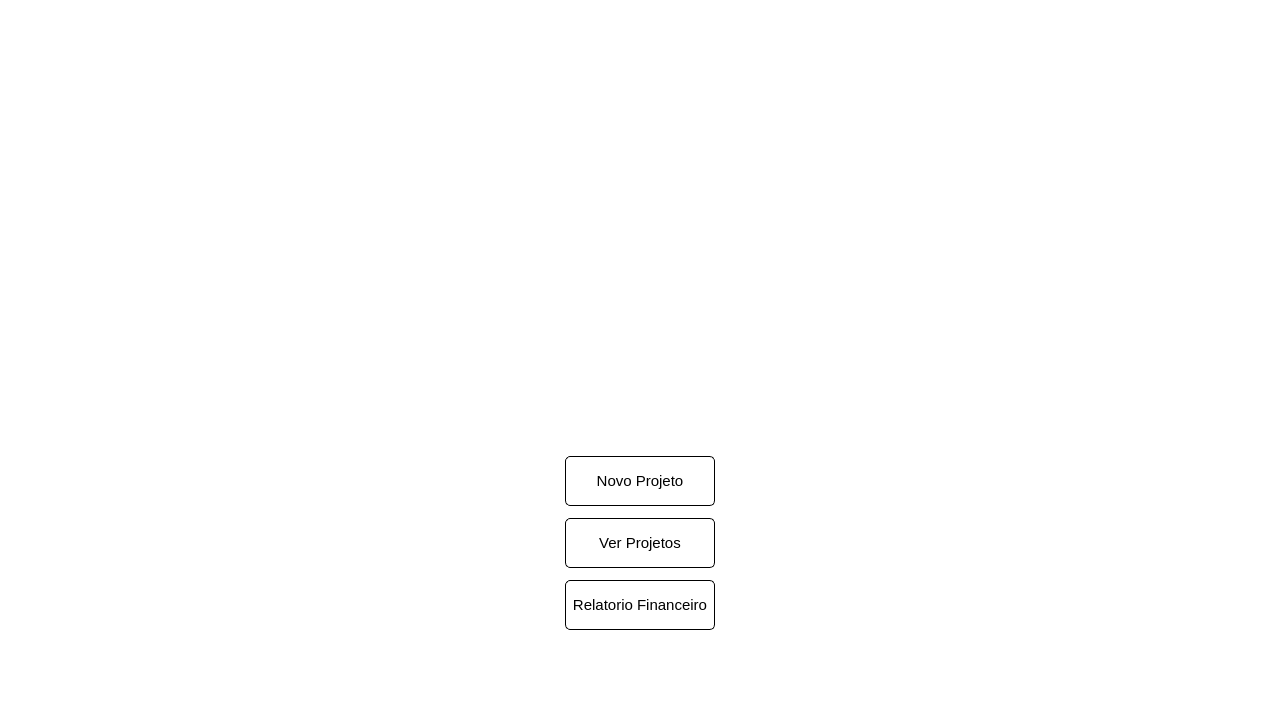
<?xml version="1.0" encoding="UTF-8"?>
<ui version="4.0">
 <class>MainWindow</class>
 <widget class="QMainWindow" name="MainWindow">
  <property name="enabled">
   <bool>true</bool>
  </property>
  <property name="geometry">
   <rect>
    <x>0</x>
    <y>0</y>
    <width>1280</width>
    <height>718</height>
   </rect>
  </property>
  <property name="windowTitle">
   <string>MainWindow</string>
  </property>
  <property name="layoutDirection">
   <enum>Qt::LeftToRight</enum>
  </property>
  <property name="styleSheet">
   <string notr="true">background-color: rgb(255, 255, 255);</string>
  </property>
  <property name="tabShape">
   <enum>QTabWidget::Rounded</enum>
  </property>
  <widget class="QWidget" name="centralwidget">
   <layout class="QVBoxLayout" name="verticalLayout">
    <property name="spacing">
     <number>0</number>
    </property>
    <property name="leftMargin">
     <number>0</number>
    </property>
    <property name="topMargin">
     <number>0</number>
    </property>
    <property name="rightMargin">
     <number>0</number>
    </property>
    <property name="bottomMargin">
     <number>0</number>
    </property>
    <item alignment="Qt::AlignHCenter">
     <widget class="QLabel" name="label">
      <property name="minimumSize">
       <size>
        <width>500</width>
        <height>300</height>
       </size>
      </property>
      <property name="maximumSize">
       <size>
        <width>500</width>
        <height>200</height>
       </size>
      </property>
      <property name="text">
       <string/>
      </property>
      <property name="pixmap">
       <pixmap>assets/logo.jpeg</pixmap>
      </property>
      <property name="scaledContents">
       <bool>true</bool>
      </property>
      <property name="alignment">
       <set>Qt::AlignCenter</set>
      </property>
     </widget>
    </item>
    <item alignment="Qt::AlignHCenter">
     <widget class="QFrame" name="frame_menu">
      <property name="minimumSize">
       <size>
        <width>600</width>
        <height>200</height>
       </size>
      </property>
      <property name="maximumSize">
       <size>
        <width>600</width>
        <height>200</height>
       </size>
      </property>
      <property name="styleSheet">
       <string notr="true">background-color: rgb(255, 255, 255);
background-repeat: no-repeat;
background-position: center;</string>
      </property>
      <property name="frameShape">
       <enum>QFrame::NoFrame</enum>
      </property>
      <property name="frameShadow">
       <enum>QFrame::Raised</enum>
      </property>
      <layout class="QVBoxLayout" name="verticalLayout_2">
       <property name="spacing">
        <number>0</number>
       </property>
       <property name="leftMargin">
        <number>0</number>
       </property>
       <property name="topMargin">
        <number>0</number>
       </property>
       <property name="rightMargin">
        <number>0</number>
       </property>
       <property name="bottomMargin">
        <number>0</number>
       </property>
       <item alignment="Qt::AlignHCenter">
        <widget class="QPushButton" name="btn_new">
         <property name="minimumSize">
          <size>
           <width>150</width>
           <height>50</height>
          </size>
         </property>
         <property name="maximumSize">
          <size>
           <width>150</width>
           <height>50</height>
          </size>
         </property>
         <property name="font">
          <font>
           <pointsize>11</pointsize>
           <weight>50</weight>
           <bold>false</bold>
          </font>
         </property>
         <property name="cursor">
          <cursorShape>PointingHandCursor</cursorShape>
         </property>
         <property name="styleSheet">
          <string notr="true">QPushButton {
	background-color: #ffffff;
	border: 1px solid black;
	border-radius: 5px;
}

QPushButton:hover {
	background-color: rgb(223, 223, 223);
	border: 1px solid black;
	border-radius: 5px;
}

QPushButton:pressed {
	background-color: rgb(200, 200, 200);
	border: 1px solid black;
	border-radius: 5px;
}</string>
         </property>
         <property name="text">
          <string>Novo Projeto</string>
         </property>
         <property name="autoDefault">
          <bool>false</bool>
         </property>
         <property name="default">
          <bool>false</bool>
         </property>
         <property name="flat">
          <bool>false</bool>
         </property>
        </widget>
       </item>
       <item alignment="Qt::AlignHCenter">
        <widget class="QPushButton" name="btn_read">
         <property name="minimumSize">
          <size>
           <width>150</width>
           <height>50</height>
          </size>
         </property>
         <property name="maximumSize">
          <size>
           <width>150</width>
           <height>50</height>
          </size>
         </property>
         <property name="font">
          <font>
           <pointsize>11</pointsize>
          </font>
         </property>
         <property name="cursor">
          <cursorShape>PointingHandCursor</cursorShape>
         </property>
         <property name="styleSheet">
          <string notr="true">QPushButton {
	background-color: #ffffff;
	border: 1px solid black;
	border-radius: 5px;
}

QPushButton:hover {
	background-color: rgb(223, 223, 223);
	border: 1px solid black;
	border-radius: 5px;
}

QPushButton:pressed {
	background-color: rgb(200, 200, 200);
	border: 1px solid black;
	border-radius: 5px;
}</string>
         </property>
         <property name="text">
          <string>Ver Projetos</string>
         </property>
         <property name="autoDefault">
          <bool>false</bool>
         </property>
         <property name="default">
          <bool>false</bool>
         </property>
         <property name="flat">
          <bool>false</bool>
         </property>
        </widget>
       </item>
       <item alignment="Qt::AlignHCenter">
        <widget class="QPushButton" name="btn_financeiro">
         <property name="minimumSize">
          <size>
           <width>150</width>
           <height>50</height>
          </size>
         </property>
         <property name="maximumSize">
          <size>
           <width>150</width>
           <height>16777215</height>
          </size>
         </property>
         <property name="font">
          <font>
           <pointsize>11</pointsize>
          </font>
         </property>
         <property name="cursor">
          <cursorShape>PointingHandCursor</cursorShape>
         </property>
         <property name="styleSheet">
          <string notr="true">QPushButton {
	background-color: #ffffff;
	border: 1px solid black;
	border-radius: 5px;
}

QPushButton:hover {
	background-color: rgb(223, 223, 223);
	border: 1px solid black;
	border-radius: 5px;
}

QPushButton:pressed {
	background-color: rgb(200, 200, 200);
	border: 1px solid black;
	border-radius: 5px;
}</string>
         </property>
         <property name="text">
          <string>Relatorio Financeiro</string>
         </property>
        </widget>
       </item>
      </layout>
     </widget>
    </item>
   </layout>
  </widget>
 </widget>
 <resources>
  <include location="src.qrc"/>
 </resources>
 <connections/>
</ui>
